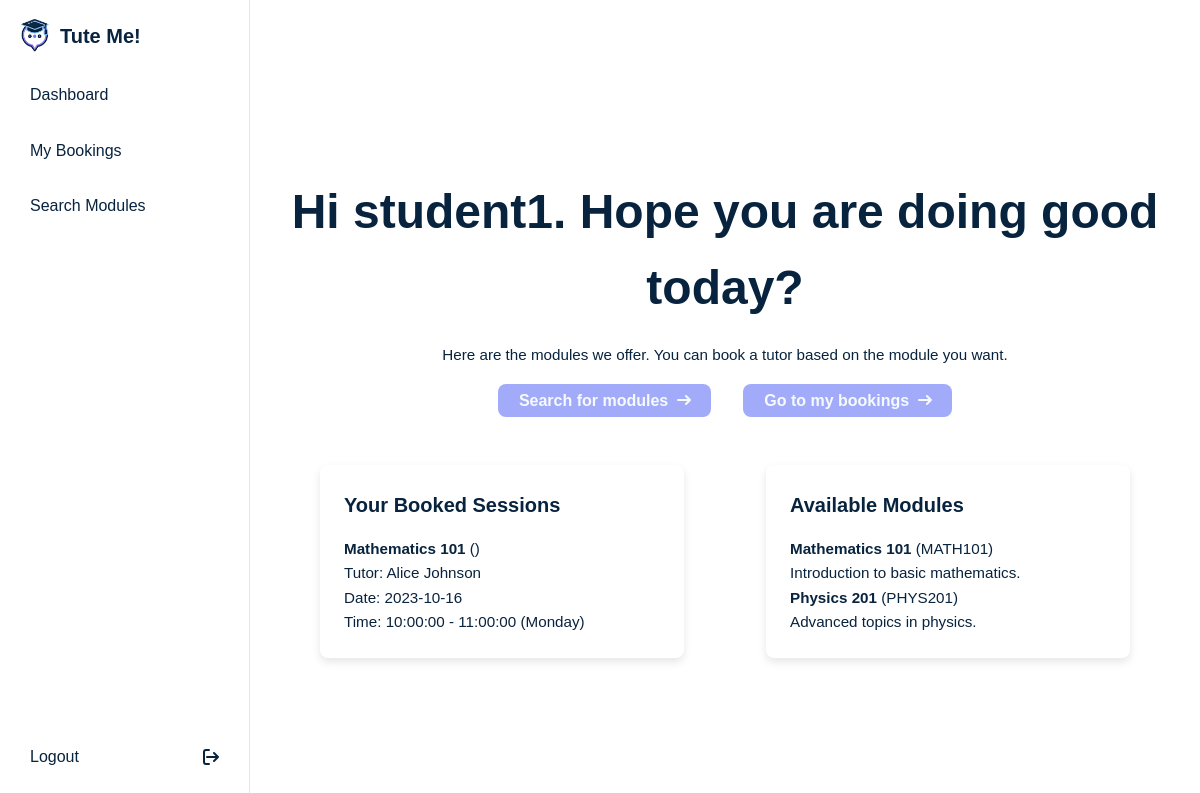
The page /student_dashboard (signed in) on the database as committed earlier.
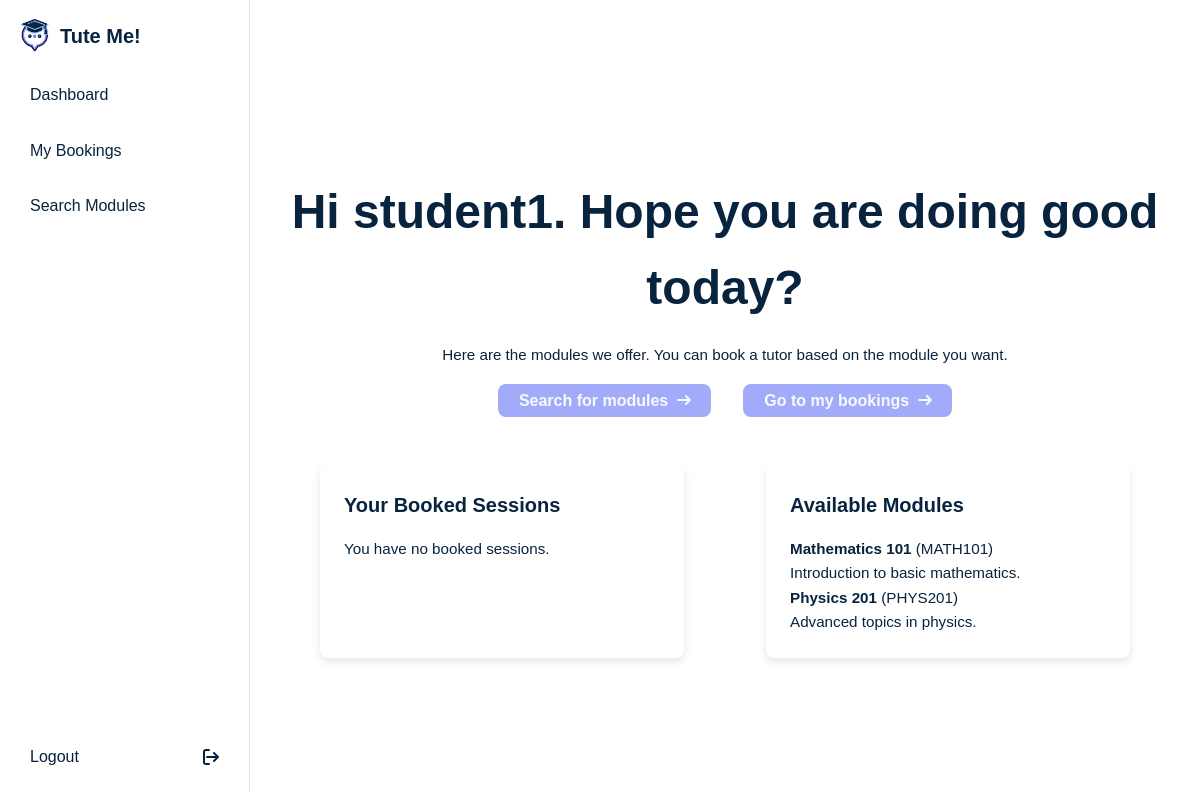
The same page on the database as committed later.
### app/models.py (models this page shows, shortened)
class Booking(db.Model):
    __tablename__ = 'bookings'
    booking_id = db.Column(db.Integer, primary_key=True, autoincrement=True)
    student_id = db.Column(db.Integer, db.ForeignKey('users.user_id'), nullable=False)
    tutor_id = db.Column(db.Integer, db.ForeignKey('users.user_id'), nullable=False)
    module_id = db.Column(db.Integer, db.ForeignKey('modules.module_id'), nullable=False)
    availability_id = db.Column(db.Integer, db.ForeignKey('tutor_availability.availability_id'), nullable=False)
    booking_date = db.Column(db.Date, nullable=False)
    module = db.relationship('Module', backref='bookings')
    tutor = db.relationship('User', foreign_keys=[tutor_id], backref='tutor_bookings')
    student = db.relationship('User', foreign_keys=[student_id], backref='student_bookings')  # Add this line
    availability = db.relationship('TutorAvailability', backref='bookings')
    __table_args__ = (
        db.UniqueConstraint('tutor_id', 'module_id', 'booking_date', 'availability_id', name='unique_booking'),
    )

class Module(db.Model):
    __tablename__ = 'modules'
    module_id = db.Column(db.Integer, primary_key=True)
    module_name = db.Column(db.String(80), nullable=False)
    module_code = db.Column(db.String(10), unique=True, nullable=False)
    description = db.Column(db.String(200), nullable=True)

class User(db.Model):
    __tablename__ = 'users'
    user_id = db.Column(db.Integer, primary_key=True)
    username = db.Column(db.String(80), unique=True, nullable=False)
    email = db.Column(db.String(120), unique=True, nullable=False)
    password = db.Column(db.String(120), nullable=False)
    role = db.Column(db.String(20), nullable=False)
    name = db.Column(db.String(80), nullable=False)
    surname = db.Column(db.String(80), nullable=False)

class TutorAvailability(db.Model):
    __tablename__ = 'tutor_availability'
    availability_id = db.Column(db.Integer, primary_key=True, autoincrement=True)
    tutor_id = db.Column(db.Integer, db.ForeignKey('users.user_id'), nullable=False)
    module_id = db.Column(db.Integer, db.ForeignKey('modules.module_id'), nullable=False)
    day_of_week = db.Column(db.String(10), nullable=False)
    start_time = db.Column(db.Time, nullable=False)
    end_time = db.Column(db.Time, nullable=False)
    module = db.relationship('Module', backref='tutor_availabilities')
    __table_args__ = (
        db.UniqueConstraint('tutor_id', 'module_id', 'day_of_week', 'start_time', 'end_time', name='unique_availability'),
    )

### app/routes/student.py (the view)
@router.route('/student_dashboard')
def student_dashboard():
    if 'user_id' not in session or session.get('role') != 'student':
        flash('You must be logged in as a student to access this page.', 'error')
        return redirect(url_for('main.login'))
    user_id = session['user_id']
    booked_sessions = (
        Booking.query
        .filter_by(student_id=user_id)
        .join(Module, Booking.module_id == Module.module_id)
        .join(User, Booking.tutor_id == User.user_id)
        .join(TutorAvailability, Booking.availability_id == TutorAvailability.availability_id)
        .add_columns(
            Module.module_name,
            User.name.label('tutor_name'),
            User.surname.label('tutor_surname'),
            Booking.booking_date,
            TutorAvailability.day_of_week,
            TutorAvailability.start_time,
            TutorAvailability.end_time
        )
        .all()
    )
    available_modules = Module.query.all()
    return render_template('student_dashboard.html', booked_sessions=booked_sessions, available_modules=available_modules)

### app/templates/student_dashboard.html (shortened to what this page needs)
{% extends 'base.html' %}
{% block content %}
<section class="dashboard student-dashboard">
    <article class="dashboard-title">
        <h1>Hi {{ session.username }}. Hope you are doing good today?</h1>
        <p>
            Here are the modules we offer. You can book a tutor based on the module you want.
        </p>
        <div class="cards">
            <a href="{{ url_for('main.search_modules') }}" class="btn">
                <span>Search for modules</span>
                <svg class="arrow-icon" aria-hidden="true" xmlns="http://www.w3.org/2000/svg" fill="none" viewBox="0 0 14 10">
                    <path stroke="currentColor" stroke-linecap="round" stroke-linejoin="round" stroke-width="2" d="M1 5h12m0 0L9 1m4 4L9 9"/>
                </svg>
            </a>
            <a href="{{ url_for('main.view_bookings') }}" class="btn">
                <span>Go to my bookings</span>
                <svg class="arrow-icon" aria-hidden="true" xmlns="http://www.w3.org/2000/svg" fill="none" viewBox="0 0 14 10">
                    <path stroke="currentColor" stroke-linecap="round" stroke-linejoin="round" stroke-width="2" d="M1 5h12m0 0L9 1m4 4L9 9"/>
                </svg>
            </a>
        </div>
    </article>
    <article class="dashboard-content-container cards" style="text-align: start;">
        <div class="card dashboard-content">
            <h3>Your Booked Sessions</h3>
            {% if booked_sessions %}
                <ul>
                    {% for session in booked_sessions %}
                        <li>
                            <p>
                                <strong>{{ session.module_name }}</strong> ({{ session.module_code }})<br>
                                Tutor: {{ session.tutor_name }} {{ session.tutor_surname }}<br>
                                Date: {{ session.booking_date }}<br>
                                Time: {{ session.start_time }} - {{ session.end_time }} ({{ session.day_of_week }})
                            </p>
                        </li>
                    {% endfor %}
                </ul>
            {% else %}
                <p>You have no booked sessions.</p>
            {% endif %}
        </div>
        <div class="card dashboard-content">
            <h3>Available Modules</h3>
            {% if available_modules %}
                <ul>
                    {% for module in available_modules %}
                        <li>
                            <p>
                                <strong>{{ module.module_name }}</strong> ({{ module.module_code }})<br>
                                {{ module.description }}
                            </p>
                        </li>
                    {% endfor %}
                </ul>
            {% else %}
                <p>No modules available at the moment.</p>
            {% endif %}
        </div>
    </article>
</section>
{% endblock %}

### app/templates/base.html (shortened to what this page needs)
<!DOCTYPE html>
<html lang="en">
<head>
    <link rel="stylesheet" href="{{ url_for('static', filename='styles/sass.css') }}">
    <link rel="stylesheet" href="{{ url_for('static', filename='styles/students.css') }}">
    <link rel="stylesheet" href="{{ url_for('static', filename='styles/tutor.css') }}">
    <link rel="stylesheet" href="{{ url_for('static', filename='styles/admin.css') }}">
</head>
<body>
    {% if session.get('user_id') %}
        <aside class="sidebar">
            <section class="nav">
                <article class="header">
                    <a href="#" class="logo">
                        <img src="../static/images/tute.png" alt="Tute Me" width="30">
                    </a>
                    <h3>Tute Me!</h3>
                </article>
                <article class="nav-links">
                    {% if session.get('role') == 'student' %}
                        <a href="{{ url_for('main.student_dashboard') }}" class="nav-link">
                            <span>Dashboard</span>
                        </a>
                        <a href="{{ url_for('main.view_bookings') }}" class="nav-link">
                            <span>My Bookings</span>
                        </a>
                        <a href="{{ url_for('main.search_modules') }}" class="nav-link">
                            <span>Search Modules</span>
                        </a>
                    {% endif %}
                </article>
                <article class="footer">
                    <a href="{{ url_for('main.logout') }}" class="nav-link logout">
                        <span>Logout</span>
                        <svg class="logout-icon" aria-hidden="true" xmlns="http://www.w3.org/2000/svg" fill="none" viewBox="0 0 16 16">
                            <path stroke="currentColor" stroke-linecap="round" stroke-linejoin="round" stroke-width="2" d="M4 8h11m0 0-4-4m4 4-4 4m-5 3H3a2 2 0 0 1-2-2V3a2 2 0 0 1 2-2h3"/>
                        </svg>
                    </a>
                </article>
            </section>
        </aside>
    {% endif %}
    <main>
        <section class="content">
            {% block content %}
            {% endblock %}
        </section>
    </main>
</body>
</html>

### app/static/styles/sass.css (style rules this page uses)
a { color: #08233E; text-decoration: none; transition: 0.3s ease; }
ul { list-style: none; }
li { margin-bottom: 0; }
h1, h2, h3 { font-weight: 700; color: #08233E; margin-bottom: 1rem; }
h1 { font-size: 3em; }
h3 { font-size: 1.25em; }
p { font-size: 0.95em; }
* { margin: 0; padding: 0; box-sizing: border-box; }
html { scroll-behavior: smooth; }
body { background-color: #FFFFFF; line-height: 1.6; font-family: "Poppins", sans-serif; font-weight: 500; color: #08233E; }
.cards { display: flex; justify-content: center; gap: 2rem; width: 100%; }
.cards .card { background-color: #FFFFFF; border-radius: 0.5rem; padding: 1.5rem; width: 40%; box-shadow: 0 0.25rem 0.5rem rgba(0, 0, 0, 0.1); transition: transform 0.3s ease, box-shadow 0.3s ease; cursor: pointer; }
.btn { display: inline-flex; align-items: center; justify-content: center; padding: 0.25rem 1.25rem; margin: 1rem 0; background-color: #A1ABF9; color: #f6fafe; font-weight: 700; border-radius: 0.5rem; transition: 0.2s ease; }
.btn span { width: 100%; }
.btn .arrow-icon { width: 1rem; height: 1rem; margin-left: 0.5rem; }

### app/static/styles/students.css (style rules this page uses)
a { color: #08233E; text-decoration: none; transition: 0.3s ease; }
ul { list-style: none; }
li { margin-bottom: 0; }
h1, h2, h3 { font-weight: 700; color: #08233E; margin-bottom: 1rem; }
h1 { font-size: 3em; }
h3 { font-size: 1.25em; }
p { font-size: 0.95em; }
* { margin: 0; padding: 0; box-sizing: border-box; }
html { scroll-behavior: smooth; }
body { background-color: #FFFFFF; line-height: 1.6; font-family: "Poppins", sans-serif; font-weight: 500; color: #08233E; }
.cards { display: flex; justify-content: center; gap: 2rem; width: 100%; }
.cards .card { background-color: #FFFFFF; border-radius: 0.5rem; padding: 1.5rem; width: 40%; box-shadow: 0 0.25rem 0.5rem rgba(0, 0, 0, 0.1); transition: transform 0.3s ease, box-shadow 0.3s ease; cursor: pointer; }
.btn { display: inline-flex; align-items: center; justify-content: center; padding: 0.25rem 1.25rem; margin: 1rem 0; background-color: #A1ABF9; color: #f6fafe; font-weight: 700; border-radius: 0.5rem; transition: 0.2s ease; }
.btn span { width: 100%; }
.btn .arrow-icon { width: 1rem; height: 1rem; margin-left: 0.5rem; }
.sidebar { position: fixed; top: 0; left: 0; height: 100vh; width: 250px; background: transparent; border-right: 1px solid rgba(0, 0, 0, 0.1); display: flex; flex-direction: column; z-index: 1000; overflow-y: auto; }
.sidebar .nav { display: flex; flex-direction: column; flex-grow: 1; padding: 20px; }
.sidebar .nav .header { display: flex; align-items: center; gap: 10px; margin-bottom: 20px; }
.sidebar .nav .header .logo { display: flex; align-items: center; justify-content: center; width: 30px; height: 30px; }
.sidebar .nav .header .logo img { width: 100%; height: auto; }
.sidebar .nav .header h3 { margin: 0; }
.sidebar .nav .nav-links { display: flex; flex-direction: column; gap: 10px; flex-grow: 1; }
.sidebar .nav .nav-links .nav-link { display: flex; align-items: center; padding: 10px; border-radius: 5px; text-decoration: none; transition: background 0.3s ease; }
.sidebar .nav .nav-links .nav-link span { flex-grow: 1; }
.sidebar .nav .footer { margin-top: auto; }
.sidebar .nav .footer .nav-link { display: flex; align-items: center; padding: 10px; border-radius: 5px; text-decoration: none; transition: background 0.3s ease; }
.sidebar .nav .footer .nav-link span { flex-grow: 1; }
.sidebar .nav .footer .nav-link svg { width: 16px; height: 16px; }
main .dashboard, main .search-modules, main .view-bookings, main .book-session { margin-left: 250px; padding: 20px; width: calc(100% - 250px); min-height: 100vh; display: flex; flex-direction: column; }
main .student-dashboard { text-align: center; display: flex; flex-direction: column; align-items: center; justify-content: center; }
main .student-dashboard article { margin-top: 2rem; }
main .student-dashboard .dashboard-content-container { display: flex; justify-content: space-evenly; }

Rows that differ between the two databases and show on the page:
removed Booking: module_name "Mathematics 101", tutor_name "Alice", tutor_surname "Johnson", booking_date "2023-10-16", start_time "10:00:00", end_time "11:00:00", day_of_week "Monday"
Other text that changed with them:
text now shown: "You have no booked sessions."
